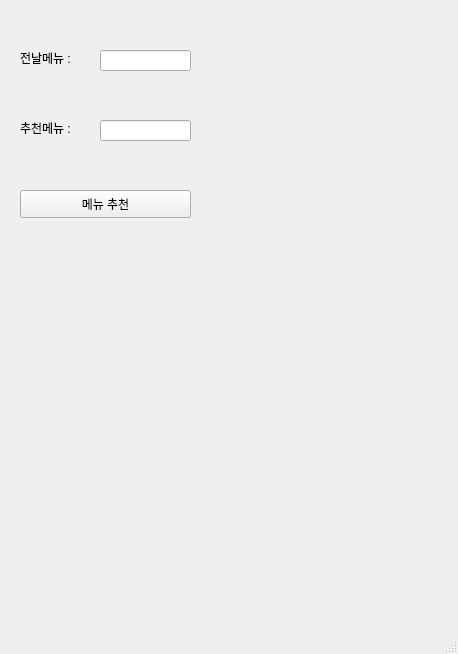
<?xml version="1.0" encoding="UTF-8"?>
<ui version="4.0">
 <class>MainWindow</class>
 <widget class="QMainWindow" name="MainWindow">
  <property name="geometry">
   <rect>
    <x>0</x>
    <y>0</y>
    <width>458</width>
    <height>654</height>
   </rect>
  </property>
  <property name="windowTitle">
   <string>MainWindow</string>
  </property>
  <widget class="QWidget" name="centralwidget">
   <widget class="QLabel" name="lbl_mine">
    <property name="geometry">
     <rect>
      <x>20</x>
      <y>50</y>
      <width>71</width>
      <height>16</height>
     </rect>
    </property>
    <property name="text">
     <string>전날메뉴 :</string>
    </property>
   </widget>
   <widget class="QLabel" name="lbl_com">
    <property name="geometry">
     <rect>
      <x>20</x>
      <y>120</y>
      <width>71</width>
      <height>16</height>
     </rect>
    </property>
    <property name="text">
     <string>추천메뉴 : </string>
    </property>
   </widget>
   <widget class="QLineEdit" name="le_mine">
    <property name="geometry">
     <rect>
      <x>100</x>
      <y>50</y>
      <width>91</width>
      <height>21</height>
     </rect>
    </property>
   </widget>
   <widget class="QLineEdit" name="le_com">
    <property name="geometry">
     <rect>
      <x>100</x>
      <y>120</y>
      <width>91</width>
      <height>21</height>
     </rect>
    </property>
   </widget>
   <widget class="QPushButton" name="pb">
    <property name="geometry">
     <rect>
      <x>20</x>
      <y>190</y>
      <width>171</width>
      <height>28</height>
     </rect>
    </property>
    <property name="text">
     <string>메뉴 추천</string>
    </property>
   </widget>
  </widget>
  <widget class="QMenuBar" name="menubar">
   <property name="geometry">
    <rect>
     <x>0</x>
     <y>0</y>
     <width>458</width>
     <height>26</height>
    </rect>
   </property>
  </widget>
  <widget class="QStatusBar" name="statusbar"/>
 </widget>
 <resources/>
 <connections/>
</ui>
